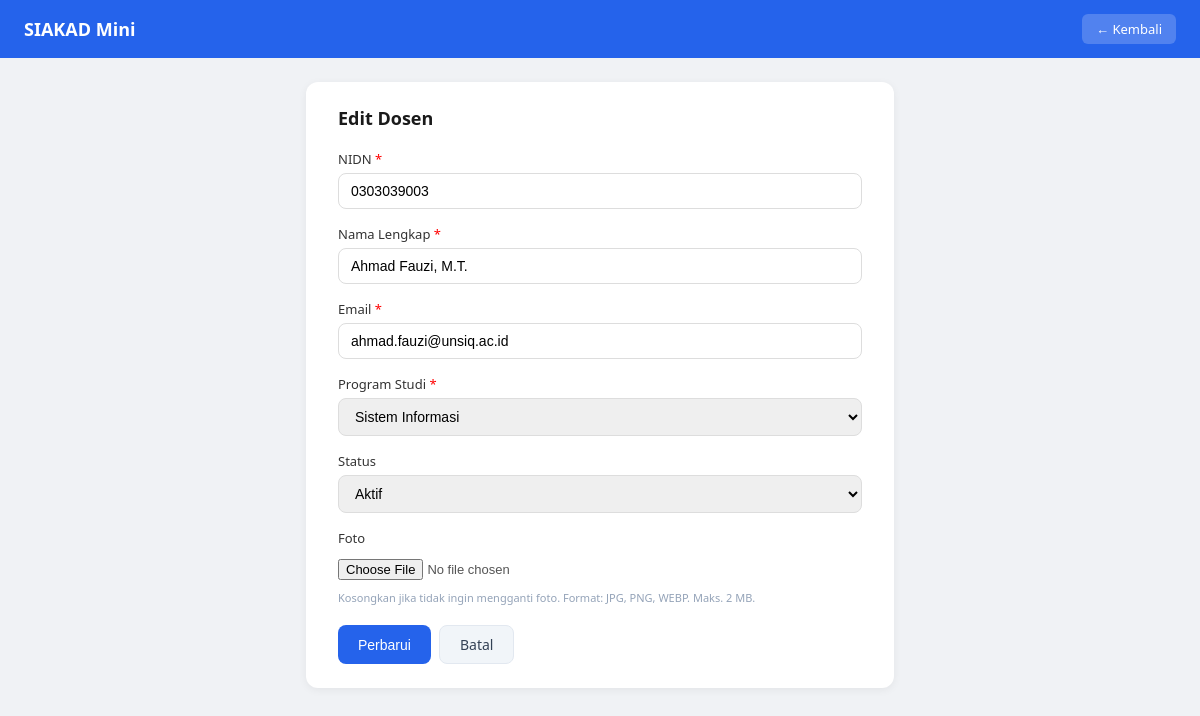
The page /public/dosen_edit.php?id=3 (signed in) on the database its author committed.
### tables this page shows
CREATE TABLE dosen (
    id            INT UNSIGNED AUTO_INCREMENT PRIMARY KEY,
    nidn          CHAR(10)     NOT NULL UNIQUE,
    nama          VARCHAR(100) NOT NULL,
    email         VARCHAR(120) NOT NULL UNIQUE,
    program_studi ENUM('Teknik Informatika','Sistem Informasi','Teknik Elektro') NOT NULL,
    foto          VARCHAR(255) NULL DEFAULT NULL,
    status        ENUM('aktif','nonaktif') NOT NULL DEFAULT 'aktif',
    created_at    TIMESTAMP NOT NULL DEFAULT CURRENT_TIMESTAMP,
    updated_at    TIMESTAMP NOT NULL DEFAULT CURRENT_TIMESTAMP ON UPDATE CURRENT_TIMESTAMP,
    deleted_at    TIMESTAMP NULL DEFAULT NULL,
    INDEX idx_deleted (deleted_at),
    INDEX idx_status  (status)
);

### public/dosen_edit.php (the view, shortened to what this page needs)
<?php
$pdo = getDB();
$id  = (int)($_GET['id'] ?? 0);
$stmt = $pdo->prepare('SELECT * FROM dosen WHERE id = :id AND deleted_at IS NULL');
$stmt->execute([':id' => $id]);
$dosen = $stmt->fetch();
$input  = $dosen;
?>
<!DOCTYPE html>
<html lang="id">
<head>
</head>
<body>
<nav class="navbar">
    <h1>SIAKAD Mini</h1>
    <a href="/siakad-mini/public/dosen.php">← Kembali</a>
</nav>
<div class="container">
    <div class="card">
        <h2>Edit Dosen</h2>
        <form method="POST" action="" enctype="multipart/form-data">
            <div class="form-group">
                <label for="nidn">NIDN <span style="color:red">*</span></label>
                <input type="text" id="nidn" name="nidn" maxlength="10"
                       value="<?= htmlspecialchars($input['nidn'], ENT_QUOTES, 'UTF-8') ?>">
            </div>
            <div class="form-group">
                <label for="nama">Nama Lengkap <span style="color:red">*</span></label>
                <input type="text" id="nama" name="nama" maxlength="100"
                       value="<?= htmlspecialchars($input['nama'], ENT_QUOTES, 'UTF-8') ?>">
            </div>
            <div class="form-group">
                <label for="email">Email <span style="color:red">*</span></label>
                <input type="email" id="email" name="email" maxlength="120"
                       value="<?= htmlspecialchars($input['email'], ENT_QUOTES, 'UTF-8') ?>">
            </div>
            <div class="form-group">
                <label for="program_studi">Program Studi <span style="color:red">*</span></label>
                <select id="program_studi" name="program_studi">
                    <?php foreach (['Teknik Informatika','Sistem Informasi','Teknik Elektro'] as $p): ?>
                    <option value="<?= $p ?>" <?= $input['program_studi'] === $p ? 'selected' : '' ?>><?= $p ?></option>
                    <?php endforeach; ?>
                </select>
            </div>
            <div class="form-group">
                <label for="status">Status</label>
                <select id="status" name="status">
                    <option value="aktif"    <?= $input['status'] === 'aktif'    ? 'selected' : '' ?>>Aktif</option>
                </select>
            </div>
            <div class="form-group">
                <label>Foto</label>
                <input type="file" id="foto" name="foto" accept="image/*">
                <p class="hint">Kosongkan jika tidak ingin mengganti foto. Format: JPG, PNG, WEBP. Maks. 2 MB.</p>
            </div>
            <div class="btn-row">
                <button type="submit" class="btn btn-primary">Perbarui</button>
                <a href="/siakad-mini/public/dosen.php" class="btn btn-secondary">Batal</a>
            </div>
        </form>
    </div>
</div>
</body>
</html>

### public/dosen_edit.php (style rules this page uses)
* { box-sizing:border-box; margin:0; padding:0; }
body { font-family:'Segoe UI',sans-serif; background:#f0f2f5; }
.navbar { background:#2563eb; color:#fff; padding:14px 24px; display:flex; justify-content:space-between; align-items:center; }
.navbar h1 { font-size:18px; font-weight:600; }
.navbar a { color:#fff; text-decoration:none; background:rgba(255,255,255,0.2); padding:6px 14px; border-radius:6px; font-size:13px; }
.container { max-width:620px; margin:1.5rem auto; padding:0 1rem; }
.card { background:#fff; border-radius:12px; padding:1.5rem 2rem; box-shadow:0 2px 8px rgba(0,0,0,0.06); }
.card h2 { font-size:18px; margin-bottom:1.25rem; color:#1a1a1a; }
.form-group { margin-bottom:1rem; }
label { display:block; font-size:13px; font-weight:500; color:#333; margin-bottom:5px; }
input[type=text], input[type=email], select { width:100%; padding:9px 12px; border:1px solid #ddd; border-radius:8px; font-size:14px; }
input[type=file] { width:100%; padding:7px 0; font-size:13px; color:#555; }
.hint { font-size:11px; color:#94a3b8; margin-top:3px; }
.btn-row { display:flex; gap:8px; margin-top:1.25rem; }
.btn { padding:9px 20px; border-radius:8px; font-size:14px; font-weight:500; cursor:pointer; border:none; text-decoration:none; }
.btn-primary { background:#2563eb; color:#fff; }
.btn-secondary { background:#f1f5f9; color:#334155; border:1px solid #e2e8f0; }

### rows shown on the page
dosen: nidn "0303039003", nama "Ahmad Fauzi, M.T.", email "ahmad.fauzi@unsiq.ac.id", program_studi "Sistem Informasi", status "Aktif"
